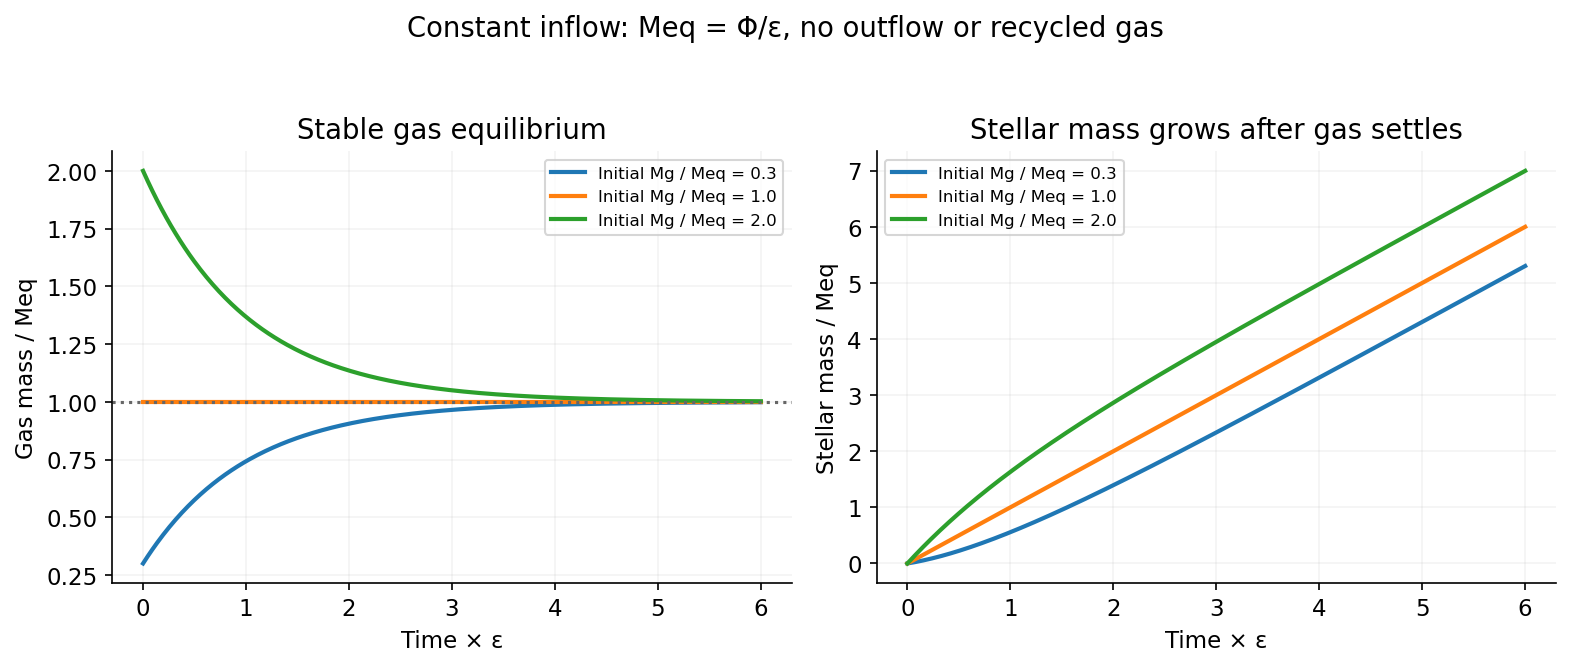

Source code (Python):
"""Original analytic solution diagram; Python3.14.4, numpy2.3.5, matplotlib3.10.7.
Run from mirrored _media directory; output is a basename in cwd.
"""
from pathlib import Path
import numpy as np
import matplotlib
matplotlib.use('Agg')
import matplotlib.pyplot as plt
from matplotlib.patches import Circle
plt.rcParams.update({'font.size':11,'figure.facecolor':'white','axes.spines.top':False,'axes.spines.right':False})
x=np.linspace(0,6,400);fig,axs=plt.subplots(1,2,figsize=(10.6,4.5))
for ratio in [.3,1,2]:
 gas=1+(ratio-1)*np.exp(-x);stars=x+(ratio-1)*(1-np.exp(-x));axs[0].plot(x,gas,lw=2,label='Initial Mg / Meq = %.1f'%ratio);axs[1].plot(x,stars,lw=2,label='Initial Mg / Meq = %.1f'%ratio)
axs[0].axhline(1,color='.4',ls=':');axs[0].set(ylabel='Gas mass / Meq',title='Stable gas equilibrium');axs[1].set(ylabel='Stellar mass / Meq',title='Stellar mass grows after gas settles')
for ax in axs:ax.set(xlabel='Time × ε');ax.legend(fontsize=8);ax.grid(alpha=.15)
fig.suptitle('Constant inflow: Meq = Φ/ε, no outflow or recycled gas');fig.tight_layout(rect=(0,0,1,.94))

fig.savefig(Path(__file__).with_suffix('.png').name,dpi=150,facecolor='white',bbox_inches='tight');plt.close(fig)
